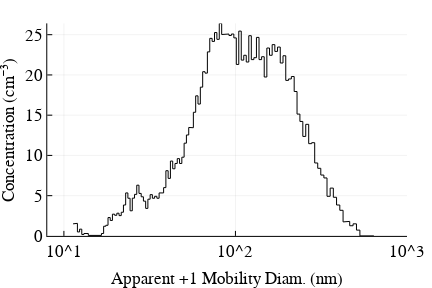

Source (notebook cell):
### Markdown cell above
The response function is computed from the 10 Hz raw count data. The raw counts falling within a bin are summed together. Concentration is computed from the number of milliseconds in each bin. The concentration corrected concentration is obtained using Eq. (11) in Collins et al. (2003) <br><br>

<center> $N_a = \frac{-W(-N_m Q_{cpc}\tau)}{Q_{cpc}\tau}$ </center> 

where $N_a$ is the coincidence corrected concentration, $N_m$ is the measured raw concentration, $Q_{cpc}$ is the volumetric CPC flow rate, $\tau$ is the beam transit time, and $W$ is the zero branch of the LambertW function. Here $\tau = 0.4\mu s$, where the value is for the TSI 3010 CPC and obtained from the manufacturer manual.

### Code cell
Qcpc,τ = 16.6666, 0.4e-6   # 1 L min-1 = 16.6666 cm3 s-1, 0.4 μs 
correct = @. x -> -lambertw(-x*Qcpc*τ,0)/(Qcpc*τ)

a,b = size(rawc)
𝕣 = Array{SizeDistribution}(0)
for j = 1:b
    R = Float64[]
    for i = 1:length(δ.De)-1
        ii = (rawdp .<= δ.De[i]) .& (rawdp .> δ.De[i+1])
        un = rawdp[ii]
        c = rawc[ii,j]
        Nm = length(c) > 0 ? sum(c)./(length(c)*1.6666) : 0
        Na = correct(Nm)
        push!(R,Na)
    end
    push!(𝕣, SizeDistribution([],δ.De,δ.Dp,δ.ΔlnD,R./δ.ΔlnD,R,:raw))
end

j = 110  # plot example distribtution
figure("Helvetica", 2, 3, 2, 8)
p = plot(𝕣[j].Dp, 𝕣[j].N,xaxis = :log10,xticks = [10, 100, 1000],lt = :steppre,legend = :none,color = :black,
    ylabel = "Concentration (cm⁻³)", xlim = (8,1000), xlabel = "Apparent +1 Mobility Diam. (nm)", 
    right_margin = 25px)

### Figure 1 — Plotly figure (JSON) as saved in the notebook; plotly's stock layout.template omitted (floating-point values rounded to 4 significant figures; data arrays with more than 128 entries replaced by an {"elided": "..."} marker saying what was removed)
{"data": [{"colorbar": {"title": ""}, "legendgroup": "y1", "line": {"color": "rgba(0, 0, 0, 1.000)", "dash": "solid", "shape": "linear", "width": 1}, "mode": "lines", "name": "y1", "showlegend": true, "type": "scatter", "x": {"elided": "239 float values"}, "xaxis": "x1", "y": {"elided": "239 float values"}, "yaxis": "y1"}], "layout": {"annotations": [], "height": 288, "margin": {"b": 20, "l": 0, "r": 0, "t": 20}, "paper_bgcolor": "rgba(255, 255, 255, 1.000)", "plot_bgcolor": "rgba(255, 255, 255, 1.000)", "showlegend": false, "width": 432, "xaxis1": {"anchor": "y1", "domain": [0.1094, 0.9421], "gridcolor": "rgba(0, 0, 0, 0.100)", "gridwidth": 0.5, "linecolor": "rgba(0, 0, 0, 1.000)", "mirror": false, "range": [0.9031, 3], "showgrid": true, "showline": true, "showticklabels": true, "tickangle": 0, "tickcolor": "rgb(0, 0, 0)", "tickfont": {"color": "rgba(0, 0, 0, 1.000)", "family": "Helvetica", "size": 17}, "tickmode": "array", "ticks": "inside", "ticktext": ["10^1", "10^2", "10^3"], "tickvals": [10, 100, 1000], "title": "Apparent +1 Mobility Diam. (nm)", "titlefont": {"color": "rgba(0, 0, 0, 1.000)", "family": "Helvetica", "size": 17}, "type": "log", "visible": true, "zeroline": false, "zerolinecolor": "rgba(0, 0, 0, 1.000)"}, "yaxis1": {"anchor": "x1", "domain": [0.1294, 0.9863], "gridcolor": "rgba(0, 0, 0, 0.100)", "gridwidth": 0.5, "linecolor": "rgba(0, 0, 0, 1.000)", "mirror": false, "range": [0, 26.41], "showgrid": true, "showline": true, "showticklabels": true, "tickangle": 0, "tickcolor": "rgb(0, 0, 0)", "tickfont": {"color": "rgba(0, 0, 0, 1.000)", "family": "Helvetica", "size": 17}, "tickmode": "array", "ticks": "inside", "ticktext": ["0", "5", "10", "15", "20", "25"], "tickvals": [0, 5, 10, 15, 20, 25], "title": "Concentration (cm⁻³)", "titlefont": {"color": "rgba(0, 0, 0, 1.000)", "family": "Helvetica", "size": 17}, "type": "-", "visible": true, "zeroline": false, "zerolinecolor": "rgba(0, 0, 0, 1.000)"}}}
